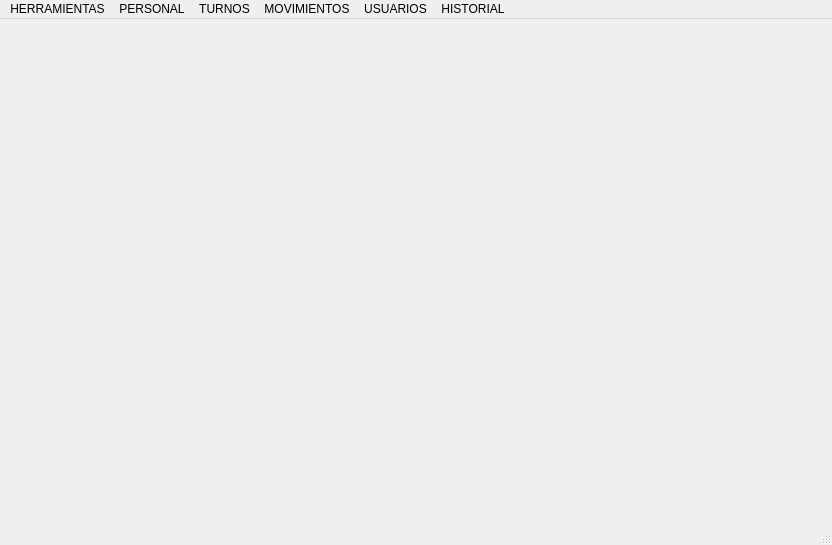
<?xml version="1.0" encoding="UTF-8"?>
<ui version="4.0">
 <class>MainWindow</class>
 <widget class="QMainWindow" name="MainWindow">
  <property name="geometry">
   <rect>
    <x>0</x>
    <y>0</y>
    <width>832</width>
    <height>545</height>
   </rect>
  </property>
  <property name="windowTitle">
   <string>MainWindow</string>
  </property>
  <property name="styleSheet">
   <string notr="true"/>
  </property>
  <widget class="QWidget" name="centralwidget">
   <layout class="QGridLayout" name="gridLayout_3">
    <item row="0" column="0">
     <spacer name="verticalSpacer">
      <property name="orientation">
       <enum>Qt::Vertical</enum>
      </property>
      <property name="sizeType">
       <enum>QSizePolicy::Fixed</enum>
      </property>
      <property name="sizeHint" stdset="0">
       <size>
        <width>20</width>
        <height>10</height>
       </size>
      </property>
     </spacer>
    </item>
    <item row="1" column="0">
     <widget class="QStackedWidget" name="stackedWidget">
      <property name="currentIndex">
       <number>0</number>
      </property>
     </widget>
    </item>
   </layout>
  </widget>
  <widget class="QMenuBar" name="menubar">
   <property name="geometry">
    <rect>
     <x>0</x>
     <y>0</y>
     <width>832</width>
     <height>22</height>
    </rect>
   </property>
   <widget class="QMenu" name="menuHerramientas">
    <property name="title">
     <string>HERRAMIENTAS</string>
    </property>
    <addaction name="opcionStock"/>
    <addaction name="separator"/>
    <addaction name="opcionSubgrupos"/>
    <addaction name="separator"/>
    <addaction name="opcionGrupos"/>
   </widget>
   <widget class="QMenu" name="menuPersonal">
    <property name="title">
     <string>PERSONAL</string>
    </property>
    <addaction name="opcionAlumnos"/>
    <addaction name="separator"/>
    <addaction name="opcionOtroPersonal"/>
   </widget>
   <widget class="QMenu" name="menuMovimientos">
    <property name="title">
     <string>MOVIMIENTOS</string>
    </property>
    <addaction name="opcionMovimientos"/>
    <addaction name="separator"/>
    <addaction name="actionGenerar_movimiento"/>
   </widget>
   <widget class="QMenu" name="menuTurnos">
    <property name="title">
     <string>TURNOS</string>
    </property>
    <addaction name="opcionTurnos"/>
   </widget>
   <widget class="QMenu" name="menuUsuarios">
    <property name="title">
     <string>USUARIOS</string>
    </property>
    <addaction name="opcionUsuariosG"/>
   </widget>
   <widget class="QMenu" name="menuHISTORIAL">
    <property name="title">
     <string>HISTORIAL</string>
    </property>
    <addaction name="opcionHistorial"/>
   </widget>
   <addaction name="menuHerramientas"/>
   <addaction name="menuPersonal"/>
   <addaction name="menuTurnos"/>
   <addaction name="menuMovimientos"/>
   <addaction name="menuUsuarios"/>
   <addaction name="menuHISTORIAL"/>
  </widget>
  <widget class="QStatusBar" name="statusbar"/>
  <action name="opcionSubgrupos">
   <property name="text">
    <string>Gestión de subgrupos</string>
   </property>
   <property name="font">
    <font>
     <pointsize>11</pointsize>
    </font>
   </property>
  </action>
  <action name="opcionGrupos">
   <property name="text">
    <string>Gestión de grupos</string>
   </property>
   <property name="font">
    <font>
     <pointsize>11</pointsize>
    </font>
   </property>
  </action>
  <action name="opcionStock">
   <property name="text">
    <string>Gestión de herramientas e insumos</string>
   </property>
   <property name="font">
    <font>
     <pointsize>11</pointsize>
    </font>
   </property>
  </action>
  <action name="actionConsultas">
   <property name="text">
    <string>Consultas</string>
   </property>
   <property name="font">
    <font>
     <pointsize>11</pointsize>
    </font>
   </property>
  </action>
  <action name="opcionMovimientos">
   <property name="text">
    <string>Gestión de movimientos</string>
   </property>
   <property name="font">
    <font>
     <pointsize>11</pointsize>
    </font>
   </property>
  </action>
  <action name="opcionAlumnos">
   <property name="text">
    <string>Gestión de alumnos</string>
   </property>
   <property name="font">
    <font>
     <pointsize>11</pointsize>
    </font>
   </property>
  </action>
  <action name="actionProfesores">
   <property name="text">
    <string>Profesores</string>
   </property>
   <property name="font">
    <font>
     <pointsize>11</pointsize>
    </font>
   </property>
  </action>
  <action name="actionlogo">
   <property name="text">
    <string>logo</string>
   </property>
  </action>
  <action name="actionaa">
   <property name="text">
    <string>aa</string>
   </property>
  </action>
  <action name="opcionOtroPersonal">
   <property name="text">
    <string>Gestión de otro personal</string>
   </property>
   <property name="font">
    <font>
     <pointsize>11</pointsize>
    </font>
   </property>
  </action>
  <action name="opcionUsuarios">
   <property name="text">
    <string>Gestión de usuarios</string>
   </property>
   <property name="font">
    <font>
     <pointsize>11</pointsize>
    </font>
   </property>
  </action>
  <action name="opcionTurnos">
   <property name="text">
    <string>Gestión de turnos del pañol</string>
   </property>
   <property name="font">
    <font>
     <pointsize>11</pointsize>
    </font>
   </property>
  </action>
  <action name="actiona">
   <property name="text">
    <string>a</string>
   </property>
  </action>
  <action name="actionGesti_n_de_usuarios">
   <property name="text">
    <string>Gestión de usuarios</string>
   </property>
  </action>
  <action name="opcionUsuariosG">
   <property name="text">
    <string>Gestión de usuarios</string>
   </property>
   <property name="font">
    <font>
     <pointsize>11</pointsize>
    </font>
   </property>
  </action>
  <action name="opcionHistorial">
   <property name="text">
    <string>Ver historial</string>
   </property>
   <property name="font">
    <font>
     <pointsize>11</pointsize>
    </font>
   </property>
  </action>
  <action name="actionGenerar_movimiento">
   <property name="text">
    <string>Generar ingreso</string>
   </property>
   <property name="font">
    <font>
     <pointsize>11</pointsize>
    </font>
   </property>
  </action>
 </widget>
 <resources/>
 <connections/>
</ui>
